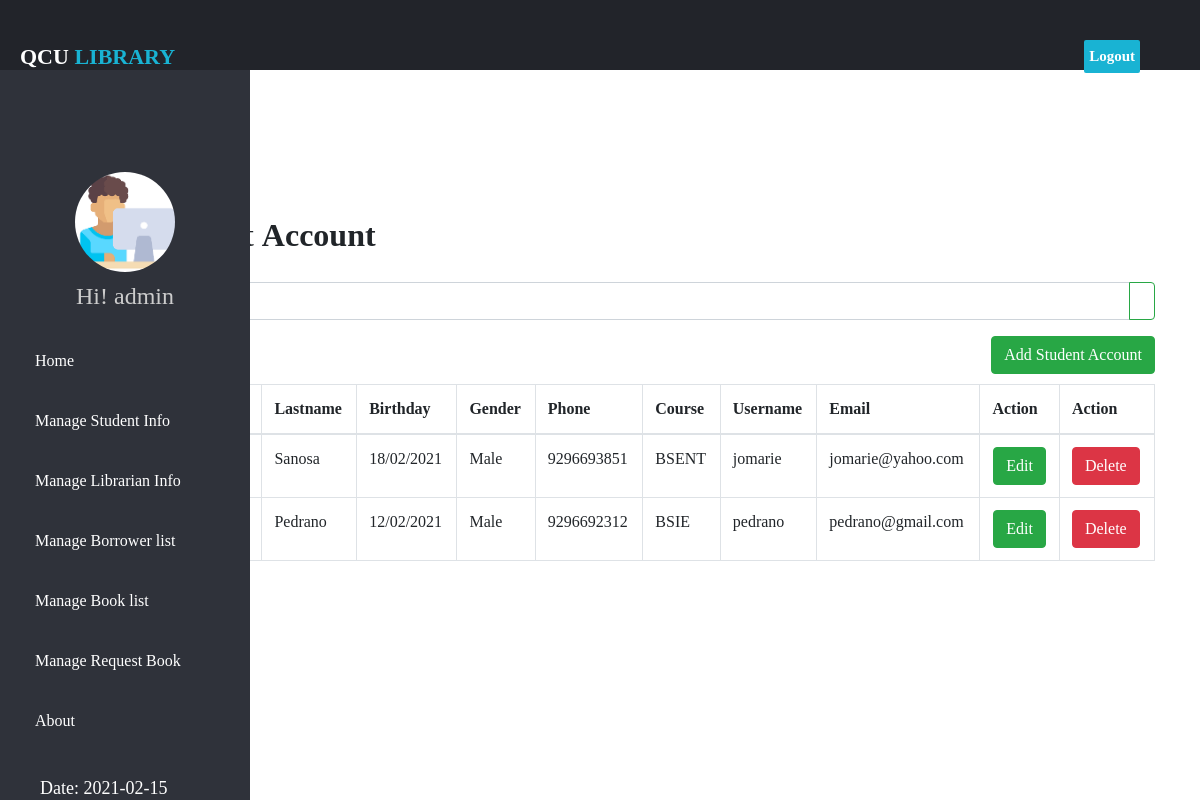
Before: /studentinfo.php (signed in) with the older database file.
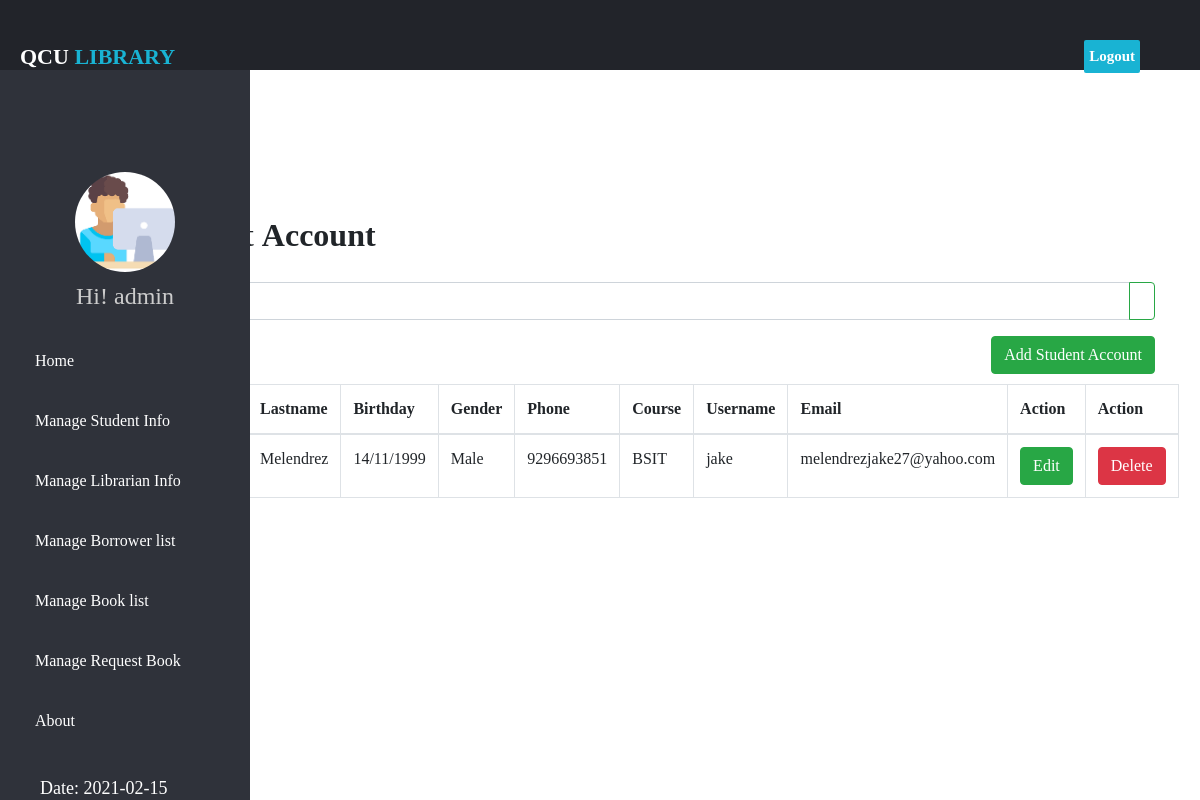
After: the same page with the newer database file.
### tables this page shows
CREATE TABLE `studentacc` (
  `studentnumber` int(10) NOT NULL,
  `first_name` varchar(255) NOT NULL,
  `lastname` varchar(255) NOT NULL,
  `birthday` varchar(255) NOT NULL,
  `gender` varchar(255) NOT NULL,
  `email` varchar(255) NOT NULL,
  `phone` bigint(11) NOT NULL,
  `course` varchar(255) NOT NULL,
  `username` varchar(255) NOT NULL,
  `password` varchar(255) NOT NULL
);

### function.php (the view, shortened to what this page needs)
<?php
function query($sql)
{
    global $connection;
    return mysqli_query($connection, $sql);
}
function fetch_array($result)
{
    return mysqli_fetch_array($result);
}
class studentacc
{
    public static function studentacc_list()
    {
        $mainquery = query("SELECT * FROM studentacc");
        if (mysqli_num_rows($mainquery) == 0) {
            $list_classroom = <<< DELIMITER
            <tr>
                <th colspan="12" class="text-center bg-danger text-white"> No Result </th>
            </tr>
           DELIMITER;
            echo $list_classroom;
        } else {
            while ($row = fetch_array($mainquery)) {
                $product = <<<DELIMETER
                <tr>
                   <td>{$row['studentnumber']}</td>
                   <td>{$row['first_name']}</td>
                   <td>{$row['lastname']}</td>
                   <td>{$row['birthday']}</td>
                   <td>{$row['gender']}</td>
                   <td>{$row['phone']}</td>
                   <td>{$row['course']}</td>
                   <td>{$row['username']}</td>
                   <td>{$row['email']}</td>
                   <td class="text-center">
                   <a href="edit_student_account.php?id={$row['studentnumber']}" class="btn btn-success">Edit</a>
                        </td>
                        <td>
                        <button Onclick="deleteclick{$row['studentnumber']}()" id="delete" class="btn btn-danger">Delete</button>
                   </td>
                </tr>
                <script>
                function deleteclick{$row['studentnumber']}() {
                    Swal.fire({
                        title: 'Are you sure?',
                        text: "Do you want to delete this!",
                        icon: 'warning',
                        showCancelButton: true,
                        confirmButtonColor: '#3085d6',
                        cancelButtonColor: '#d33',
                        confirmButtonText: 'Yes, delete it!'
                      }).then((result) => {
                            if(result.value){
                                window.location.href="deletestud.php?id={$row['studentnumber']}";
                            }
                      })
                   }
                </script>
                </tr>
                DELIMETER;
                echo $product;
            }
        }
    }
}

### studentinfo.php (shortened to what this page needs)
<!DOCTYPE html>
<html lang="en" dir="ltr">
<head>
	<link rel="stylesheet" href="https://maxcdn.bootstrapcdn.com/bootstrap/4.5.2/css/bootstrap.min.css">
	<link rel="stylesheet" href="css/css1.css">
	<link rel="stylesheet" href="css/css5.css">
<body>
	<header>
		<div class="left_area">
			<h3>QCU <span>LIBRARY</span></h3>
		</div>
		<div class="right_area">
			<a href="admin_logout.php" class="logout_btn">Logout</a>
		</div>
	</header>
	<div class="sidebar">
		<center>
			<br>
			<br>
			<br>
			<img src="images/av3.png" class="profile_image" alt="">
			<h4>Hi! <?php echo $_SESSION['admin_username'] ?></h4>
		</center>
		<a href="index.php"><i class="fas fa-desktop"></i><span>Home</span></a>
		<a href="studentinfo.php"><i class="far fa-user-circle"></i><span>Manage Student Info</span></a>
		<a href="librarianinfo.php"><i class="far fa-user"></i><span>Manage Librarian Info</span></a>
		<a href="borrowerlist.php"><i class="fas fa-user-friends"></i><span>Manage Borrower list</span></a>
		<a href="booklist.php"><i class="fas fa-book-open"></i><span>Manage Book list</span></a>
		<a href="requestbook.php"><i class="fas fa-book-open"></i><span>Manage Request Book</span></a>
		<a href="#"><i class="fas fa-info-circle"></i><span>About</span></a>
		<br>
		<div class="date">
			<?php
			echo "Date: ";
			echo date("Y-m-d") .   "<br>";
			?>
			<br>
		</div>
	</div>
	<br>
	<br>
	<br>
	<br>
	<br>
	<br>
	<br>
	<br>
	<br>
	<div class="container">
		<div class="table-wrapper">
			<div class="table-title">
				<div class="row">
					<div class="col-sm-8">
						<h2>Manage Student <b>Account</b></h2>
					</div>
					<div class="container" style="padding-top: 20px;">
						<div class="input-group mb-3">
							<input type="text" class="form-control" id="myInput" placeholder="Search">
							<div class="input-group-append">
								<button class="btn btn-outline-success" type="submit"><i class="fas fa-search"></i></button>
							</div>
						</div>
					</div>
				</div>
				<a href="register.php" class="btn btn-success float-right" style="margin-bottom: 10px;">Add Student Account</a>
				<table class="table table-bordered">
					<thead>
						<tr>
							<th>Student_ID</th>
							<th>FirstName</th>
							<th>Lastname</th>
							<th>Birthday</th>
							<th>Gender</th>
							<th>Phone</th>
							<th>Course</th>
							<th>Username</th>
							<th>Email</th>
							<th>Action</th>
							<th>Action</th>
						</tr>
					</thead>
					<tbody id="myTable">
						<?php studentacc::studentacc_list(); ?>
					</tbody>
				</table>
			</div>
		</div>

### css/css1.css (style rules this page uses)
body { margin: 0; padding: 0; font-family: "century gothic", century gothic; }
header { position: fixed; background: #22242A; padding: 20px; width: 100%; height: 30px; z-index: 100; }
.left_area h3 { color: #fff; margin: 0; text-transform: uppercase; font-size: 22px; font-weight: 900; }
.left_area span { color: #19B3D3; }
.logout_btn { padding: 5px; background: #19B3D3; text-decoration: none; float: right; margin-top: -30px; margin-right: 40px; border-radius: 2px; font-size: 15px; font-weight: 600; color: #fff; transition: 0.5s; transition-property: background; }
.sidebar { background: #2f323a; margin-top: 70px; padding-top: 30px; position: fixed; left: 0; width: 250px; height: 100%; transition: 0.5s; transition-property: left; }
.sidebar .profile_image { width: 100px; height: 100px; border-radius: 100px; margin-bottom: 10px; }
.sidebar h4 { color: #ccc; margin-top: 0; margin-bottom: 20px; }
.sidebar a { color: #fff; display: block; width: 100%; line-height: 60px; text-decoration: none; padding-left: 25px; box-sizing: border-box; transition: 0.5s; transition-property: background; }
.sidebar i { padding-right: 10px; }
table { border-collapse: collapse; border: 1px solid black; }
th,td { border: 1px solid black; }
div.date { color:white; margin-left: 40px; font-family: century gothic; font-size: large; }

### css/css5.css (style rules this page uses)
body { margin: 0; padding: 0; font-family: "century gothic", century gothic; transition-delay: 0.50s; }
header { position: fixed; background: #22242A; padding: 20px; width: 100%; height: 70px; }
.left_area h3 { color: #fff; margin: 0; text-transform: uppercase; font-size: 22px; font-weight: 900; }
.left_area span { color: #19B3D3; }
.logout_btn { padding: 5px; background: #19B3D3; text-decoration: none; float: right; margin-top: -30px; margin-right: 40px; border-radius: 2px; font-size: 15px; font-weight: 600; color: #fff; transition: 0.5s; transition-property: background; }
.sidebar { z-index: 1; background: #2f323a; margin-top: 70px; padding-top: 30px; position: fixed; left: 0; width: 250px; height: 100%; transition: 0.5s; transition-property: left; }
.sidebar .profile_image { width: 100px; height: 100px; border-radius: 100px; margin-bottom: 10px; }
.sidebar h4 { color: #ccc; margin-top: 0; margin-bottom: 20px; }
.sidebar a { color: #fff; display: block; width: 100%; line-height: 60px; text-decoration: none; padding-left: 25px; box-sizing: border-box; transition: 0.5s; transition-property: background; }
.sidebar i { padding-right: 10px; }
table { border-collapse: collapse; border: 1px solid black; }
th, td { border: 1px solid black; }

Changed rows visible on the page:
removed studentacc: lastname "Sanosa", birthday "18/02/2021", gender "Male", phone "9296693851", course "BSENT", username "jomarie", email "jomarie@yahoo.com"
removed studentacc: lastname "Pedrano", birthday "12/02/2021", gender "Male", phone "9296692312", course "BSIE", username "pedrano", email "pedrano@gmail.com"
added studentacc: lastname "Melendrez", birthday "14/11/1999", gender "Male", phone "9296693851", course "BSIT", username "jake", email "melendrezjake27@yahoo.com"
